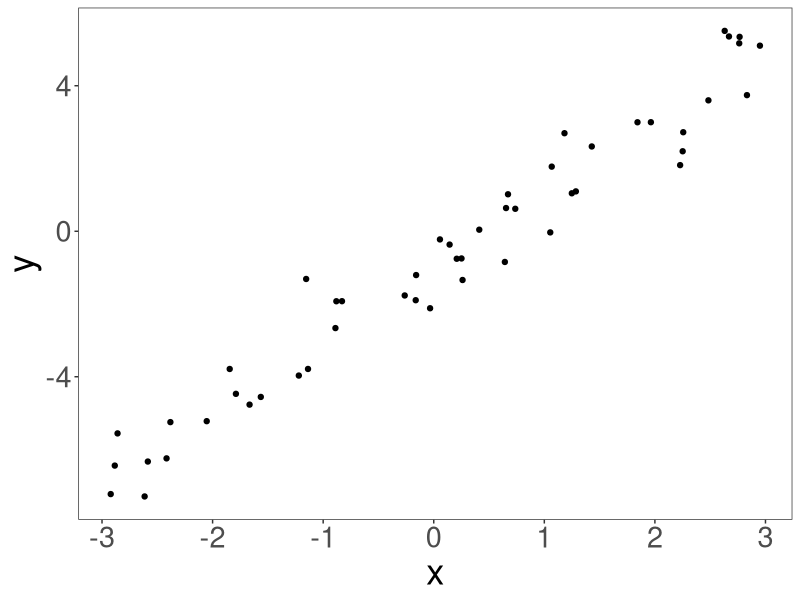
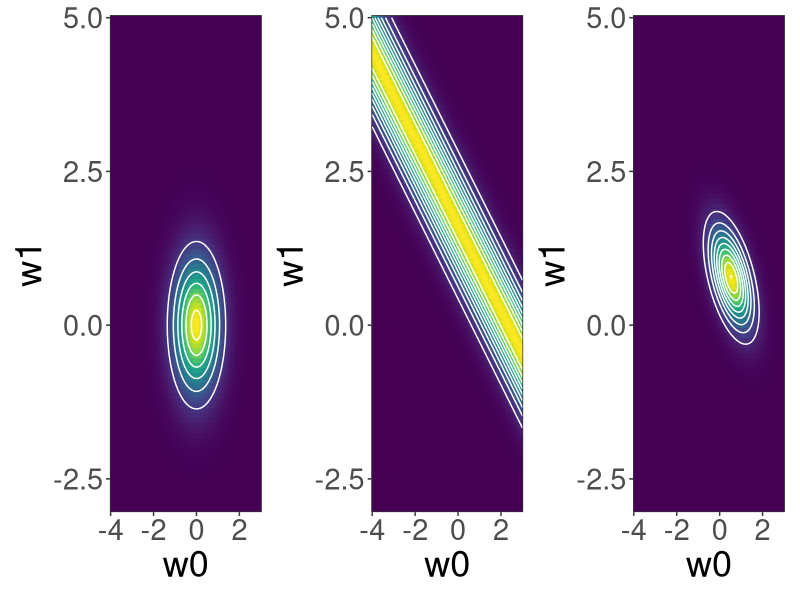
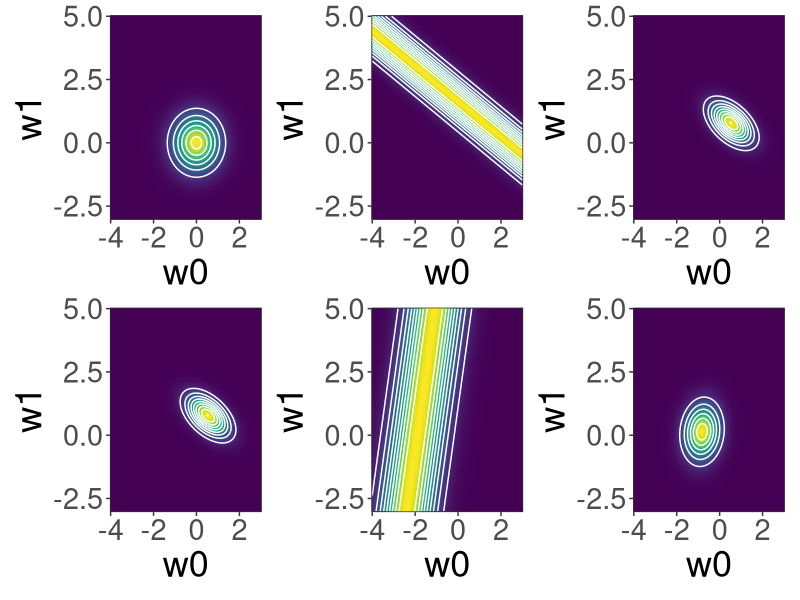
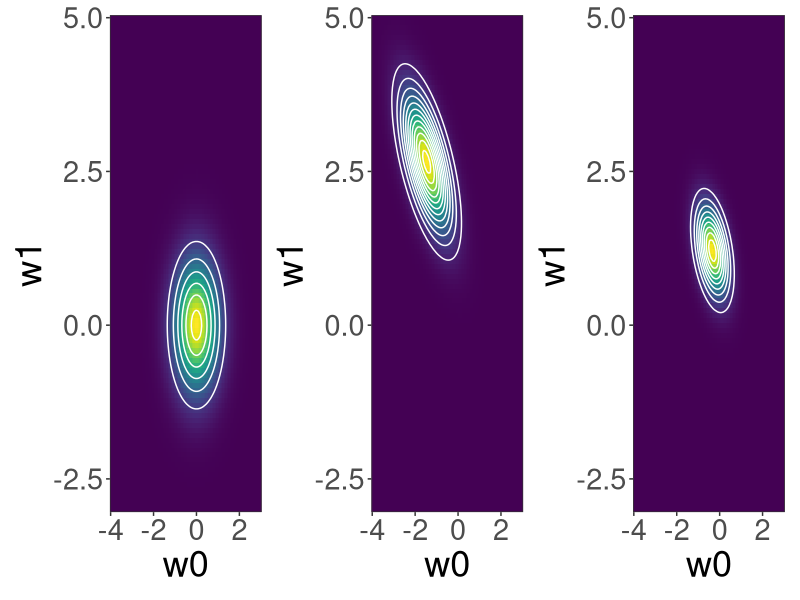
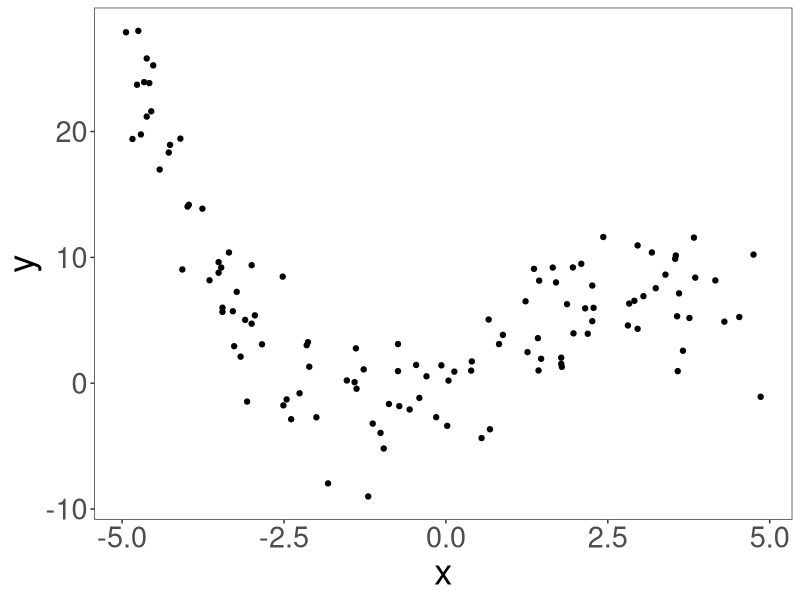

Write the R code that produced these figures, in order. (Note: this script raises an error after producing the figures.)
library(dplyr)
library(ggplot2)
library(tidyr)
library(patchwork)

theme_set(theme_bw() +
            theme(legend.position = "none",
                  panel.grid = element_blank(),
                  #strip.background = element_rect(fill="#ade658"),
                  text = element_text(size=26)))

calc_likelihood <- function(data, w0, w1, sd){
  lik_i <- double()
  lik_i <- dnorm(data$y, w0+w1*data$x, sd)
  return(prod(lik_i))
}

set.seed(610)

w0 <- -1
w1 <- 2
sd <- 0.8

data <- tibble(x = runif(50, -3, 3),
       y = rnorm(50,mean = w0 + w1*x, sd = 0.8))

ggplot(data) +
  geom_point(aes(x=x, y=y))


parameters <-
  expand.grid(w0 = seq(w0-3,w0+4,length.out = 100),
              w1 = seq(w1-5,w1+3,length.out = 100)) |>
  mutate(prior = purrr::map2_dbl(w0, w1, ~mvtnorm::dmvnorm(x = c(.x,.y), 
                                                           mean = c(0,0), 
                                                           sigma = diag(1,2)*0.5)))

# primer punto
dv1 <-
data %>% 
  slice(1:1) %>% 
  tidyr::crossing(parameters) %>% 
  nest(data = c(x,y)) %>%
  mutate(likelihood = purrr::pmap_dbl(list(data = data, w0 = w0, w1 = w1, sd = 0.8),
                         calc_likelihood)) %>%
  mutate(posterior = likelihood*prior) %>%
  select(-data)

prior <- 
  ggplot(data = dv1,
       aes(x=w0, y=w1, fill=prior)) +
  geom_raster() +
  scale_x_continuous(expand = c(0,0)) +
  scale_y_continuous(expand = c(0,0)) + 
  stat_contour(aes(x = w0, y = w1, z = prior), col = "white") +
  viridis::scale_fill_viridis()

likelihood <- 
  ggplot(data = dv1,
         aes(x=w0, y=w1, fill=likelihood)) +
  geom_raster() +
  scale_x_continuous(expand = c(0,0)) +
  scale_y_continuous(expand = c(0,0)) +
  stat_contour(aes(x = w0, y = w1, z = likelihood), col = "white") +
  viridis::scale_fill_viridis()

posterior <- 
  ggplot(data = dv1,
         aes(x=w0, y=w1, fill=posterior)) +
  geom_raster() +
  scale_x_continuous(expand = c(0,0)) +
  scale_y_continuous(expand = c(0,0)) +
  stat_contour(aes(x = w0, y = w1, z = posterior), col = "white") +
  viridis::scale_fill_viridis()

prior + likelihood + posterior 

# segundo punto
dv1 <-
  data %>% 
  slice(4:4) %>% 
  tidyr::crossing(parameters) %>% 
  nest(data = c(x,y)) %>%
  mutate(likelihood = purrr::pmap_dbl(list(data = data, w0 = w0, w1 = w1, sd = 0.8),
                                      calc_likelihood)) %>%
  mutate(posterior = likelihood*prior) %>%
  select(-data)

likelihood2 <- 
  ggplot(data = dv1,
         aes(x=w0, y=w1, fill=likelihood)) +
  geom_raster() +
  scale_x_continuous(expand = c(0,0)) +
  scale_y_continuous(expand = c(0,0)) +
  stat_contour(aes(x = w0, y = w1, z = likelihood), col = "white") +
  viridis::scale_fill_viridis()

posterior2 <- 
  ggplot(data = dv1,
         aes(x=w0, y=w1, fill=posterior)) +
  geom_raster() +
  scale_x_continuous(expand = c(0,0)) +
  scale_y_continuous(expand = c(0,0)) +
  stat_contour(aes(x = w0, y = w1, z = posterior), col = "white") +
  viridis::scale_fill_viridis()

(prior + likelihood + posterior) /
(posterior + likelihood2 + posterior2)

# dos puntos juntos
dv1 <-
  data %>% 
  slice(c(1,4)) %>% 
  tidyr::crossing(parameters) %>% 
  nest(data = c(x,y)) %>%
  mutate(likelihood = purrr::pmap_dbl(list(data = data, w0 = w0, w1 = w1, sd = 0.8),
                                      calc_likelihood)) %>%
  mutate(posterior = likelihood*prior) %>%
  select(-data)

prior <- 
  ggplot(data = dv1,
         aes(x=w0, y=w1, fill=prior)) +
  geom_raster() +
  scale_x_continuous(expand = c(0,0)) +
  scale_y_continuous(expand = c(0,0)) + 
  stat_contour(aes(x = w0, y = w1, z = prior), col = "white") +
  viridis::scale_fill_viridis()

likelihood <- 
  ggplot(data = dv1,
         aes(x=w0, y=w1, fill=likelihood)) +
  geom_raster() +
  scale_x_continuous(expand = c(0,0)) +
  scale_y_continuous(expand = c(0,0)) +
  stat_contour(aes(x = w0, y = w1, z = likelihood), col = "white") +
  viridis::scale_fill_viridis()

posterior <- 
  ggplot(data = dv1,
         aes(x=w0, y=w1, fill=posterior)) +
  geom_raster() +
  scale_x_continuous(expand = c(0,0)) +
  scale_y_continuous(expand = c(0,0)) +
  stat_contour(aes(x = w0, y = w1, z = posterior), col = "white") +
  viridis::scale_fill_viridis()

prior + likelihood + posterior 

library(dplyr)

polynom <- function(theta3, theta2, theta1, theta0, x){
  return(theta3*x^3 + theta2*x^2 + theta1*x^1 + theta0)
}

tibble(x = round(runif(120,-5,5),2),
       y = round(rnorm(120,polynom(-0.2, 0.6, 2.3, 0, x),3),2)) %>%
  ggplot() +
  geom_point(aes(x=x,y=y))

set.seed(612)
data <- tibble(x = round(runif(120,-5,5),2),
       y = round(rnorm(120,polynom(-0.2, 0.6, 2.3, 0, x),3),2))

write.csv(data[1:100,], file = "datos/tp3_train.csv", row.names = F)
write.csv(data[101:120,], file = "datos/tp3_test.csv", row.names = F)
  
